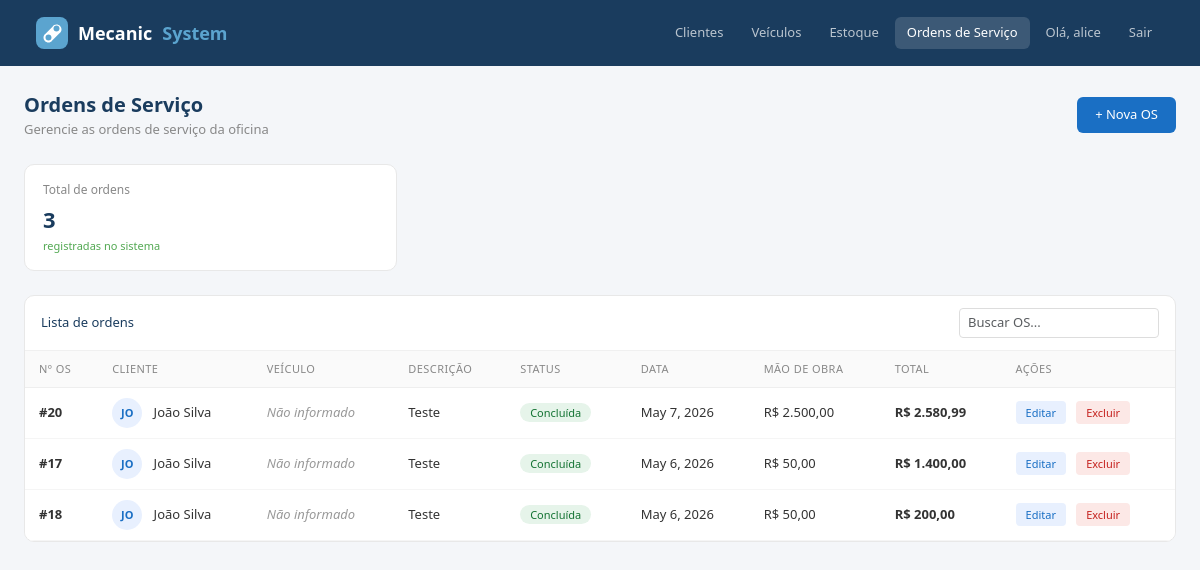
The app's page /ordens/ (signed in), older data.
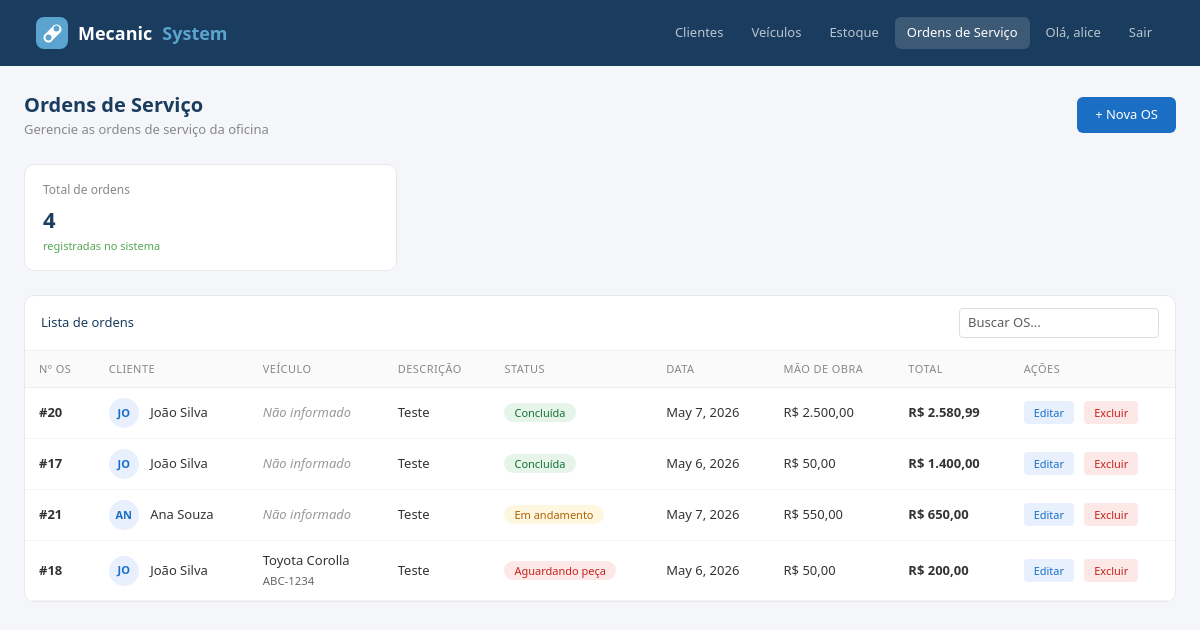
The same page, newer data.
### ordens/models.py (models this page shows, shortened)
class OrdemServico(models.Model):
    STATUS_CHOICES = [
        ('aberta', 'Aberta'),
        ('em_andamento', 'Em andamento'),
        ('aguardando_peca', 'Aguardando peça'),
        ('concluida', 'Concluída'),
    ]
    cliente = models.ForeignKey(Cliente, on_delete=models.CASCADE)
    veiculo = models.ForeignKey(Veiculo, on_delete=models.SET_NULL, null=True, blank=True)
    data = models.DateField(auto_now_add=True)
    data_conclusao = models.DateField(null=True, blank=True)
    descricao = models.TextField()
    status = models.CharField(max_length=20, choices=STATUS_CHOICES, default='aberta')
    mao_de_obra = models.DecimalField(max_digits=10, decimal_places=2, default=0)
    valor_total = models.DecimalField(max_digits=10, decimal_places=2, default=0)

### clientes/models.py (models this page shows, shortened)
class Cliente(models.Model):
    nome = models.CharField(max_length=100)
    telefone = models.CharField(max_length=20, blank=True)
    email = models.EmailField(blank=True)

class Veiculo(models.Model):
    cliente = models.ForeignKey(Cliente, on_delete=models.CASCADE, related_name='veiculos')
    placa = models.CharField(max_length=10)
    modelo = models.CharField(max_length=100)
    marca = models.CharField(max_length=100)
    ano = models.IntegerField()
    cor = models.CharField(max_length=50, blank=True)
    quilometragem = models.IntegerField(default=0)

### ordens/views.py (the view)
# urls.py: path('', views.listar_ordens, name='listar_ordens'),
def listar_ordens(request):
    ordens = OrdemServico.objects.order_by('-valor_total')
    return render(request, 'ordens/listar.html', {'ordens': ordens})

### core/templatetags/core_filters.py (called while the page is built)
@register.filter
def br_format(value):
    if value is None or value == '':
        return "0,00"
    try:
        if isinstance(value, str):
            value = float(value.replace(',', '.'))
        locale.setlocale(locale.LC_ALL, 'pt_BR.UTF-8')
        return locale.currency(value, grouping=True, symbol=False).strip()
    except (ValueError, locale.Error):
        try:
            num = float(value)
            return f"{num:,.2f}".replace(',', 'X').replace('.', ',').replace('X', '.')
        except:
            return str(value)

### ordens/templates/ordens/listar.html (shortened to what this page needs)
{% extends "base.html" %}
{% load core_filters %}
{% block nav_ordens %}active{% endblock %}
{% block conteudo %}
<div class="d-flex justify-content-between align-items-center mb-4">
  <div>
    <div class="page-title">Ordens de Serviço</div>
    <div class="page-sub">Gerencie as ordens de serviço da oficina</div>
  </div>
  <a href="/ordens/adicionar/" class="btn-novo">+ Nova OS</a>
</div>
<div class="row g-3 mb-4">
  <div class="col-md-4">
    <div class="stat-card">
      <div class="label">Total de ordens</div>
      <div class="value">{{ ordens|length }}</div>
      <div class="sub">registradas no sistema</div>
    </div>
  </div>
</div>
<div class="card-table">
  <div class="card-top">
    <span style="font-size:13px;font-weight:500;color:#1a3c5e">Lista de ordens</span>
    <input type="text" placeholder="Buscar OS..." class="form-control form-control-sm" style="width:200px" id="busca" onkeyup="filtrar()">
  </div>
  <table class="table mb-0" id="tabela">
    <thead>
      <tr>
        <th>Nº OS</th>
        <th>Cliente</th>
        <th>Veículo</th>
        <th>Descrição</th>
        <th>Status</th>
        <th>Data</th>
        <th>Mão de obra</th>
        <th>Total</th>
        <th>Ações</th>
      </tr>
    </thead>
    <tbody>
      {% for ordem in ordens %}
      <tr>
        <td><strong>#{{ ordem.id }}</strong></td>
        <td>
          <span class="avatar-circle">{{ ordem.cliente.nome|slice:":2"|upper }}</span>
          {{ ordem.cliente.nome }}
        </td>
        <td>
          {% if ordem.veiculo %}
            {{ ordem.veiculo.marca }} {{ ordem.veiculo.modelo }}<br>
            <small style="color:#666">{{ ordem.veiculo.placa }}</small>
          {% else %}
            <span style="color:#999;font-style:italic">Não informado</span>
          {% endif %}
        </td>
        <td>{{ ordem.descricao|truncatechars:40 }}</td>
        <td>
          {% if ordem.status == 'concluida' %}
            <span style="background:#e6f4ea;color:#137333;padding:2px 10px;border-radius:99px;font-size:11px;font-weight:500">Concluída</span>
          {% elif ordem.status == 'em_andamento' %}
            <span style="background:#fef7e0;color:#b06000;padding:2px 10px;border-radius:99px;font-size:11px;font-weight:500">Em andamento</span>
          {% elif ordem.status == 'aguardando_peca' %}
            <span style="background:#fce8e6;color:#c5221f;padding:2px 10px;border-radius:99px;font-size:11px;font-weight:500">Aguardando peça</span>
          {% else %}
            <span style="background:#e8f0fe;color:#1a6fc4;padding:2px 10px;border-radius:99px;font-size:11px;font-weight:500">Aberta</span>
          {% endif %}
        </td>
        <td>{{ ordem.data }}</td>
        <td>R$ {{ ordem.mao_de_obra|br_format }}</td>
        <td><strong>R$ {{ ordem.valor_total|br_format }}</strong></td>
        <td>
          <a href="/ordens/editar/{{ ordem.id }}/" class="btn-edit">Editar</a>
          <a href="/ordens/excluir/{{ ordem.id }}/" class="btn-del" style="text-decoration:none;padding:4px 10px;font-size:11px">Excluir</a>
        </td>
      </tr>
      {% endfor %}
    </tbody>
  </table>
</div>
{% endblock %}

### templates/base.html (shortened to what this page needs)
<!DOCTYPE html>
<html lang="pt-br">
<head>
  <link href="https://cdn.jsdelivr.net/npm/bootstrap@5.3.0/dist/css/bootstrap.min.css" rel="stylesheet">
</head>
<body>
  <nav class="navbar navbar-expand-lg navbar-mecasystem">
    <div class="container-fluid">
      <a class="navbar-brand" href="/" style="display:flex;align-items:center;gap:10px">
  Mecanic<span>System</span>
</a>
      <div class="collapse navbar-collapse">
        <ul class="navbar-nav ms-auto gap-1">
          {% if user.is_authenticated %}
            <li class="nav-item"><a class="nav-link {% block nav_clientes %}{% endblock %}" href="/clientes/">Clientes</a></li>
            <li class="nav-item"><a class="nav-link {% block nav_veiculos %}{% endblock %}" href="{% url 'listar_veiculos' %}">Veículos</a></li>
            <li class="nav-item"><a class="nav-link {% block nav_estoque %}{% endblock %}" href="/estoque/">Estoque</a></li>
            <li class="nav-item"><a class="nav-link {% block nav_ordens %}{% endblock %}" href="/ordens/">Ordens de Serviço</a></li>
            <li class="nav-item"><a class="nav-link" href="#">Olá, {{ user.username }}</a></li>
            <li class="nav-item">
              <form method="post" action="{% url 'logout' %}" style="display:inline; margin:0;">
                <button type="submit" class="nav-link" style="background:none; border:none; padding:6px 12px; color: rgba(255,255,255,0.7); cursor:pointer;">Sair</button>
              </form>
            </li>
          {% else %}
            <li class="nav-item"><a class="nav-link" href="{% url 'login' %}">Login</a></li>
            <li class="nav-item"><a class="nav-link" href="{% url 'registrar' %}">Registrar</a></li>
          {% endif %}
        </ul>
      </div>
    </div>
  </nav>
  <div class="container-fluid px-4 py-4">
    {% block conteudo %}{% endblock %}
  </div>
</body>
</html>

### templates/base.html (style rules this page uses)
body { background: #f4f6f9; }
.navbar-mecasystem { background: #1a3c5e; padding: 12px 24px; }
.navbar-mecasystem .navbar-brand { color: #fff; font-weight: 600; font-size: 18px; }
.navbar-mecasystem .navbar-brand span { color: #5ba4cf; }
.navbar-mecasystem .nav-link { color: rgba(255,255,255,0.7) !important; font-size: 13px; padding: 6px 12px !important; border-radius: 6px; }
.navbar-mecasystem .nav-link:hover, .navbar-mecasystem .nav-link.active { background: rgba(255,255,255,0.15); color: #fff !important; }
.page-title { font-size: 20px; font-weight: 600; color: #1a3c5e; }
.page-sub { font-size: 13px; color: #888; }
.stat-card { background: #fff; border-radius: 10px; padding: 16px 18px; border: 1px solid #e8e8e8; }
.stat-card .label { font-size: 12px; color: #888; margin-bottom: 4px; }
.stat-card .value { font-size: 22px; font-weight: 600; color: #1a3c5e; }
.stat-card .sub { font-size: 11px; color: #52a852; margin-top: 2px; }
.card-table { background: #fff; border-radius: 10px; border: 1px solid #e8e8e8; overflow: hidden; }
.card-table .card-top { padding: 12px 16px; border-bottom: 1px solid #f0f0f0; display: flex; align-items: center; justify-content: space-between; }
.table th { font-size: 11px; color: #888; text-transform: uppercase; letter-spacing: 0.04em; font-weight: 500; background: #fafafa; border-bottom: 1px solid #eee !important; padding: 10px 14px; }
.table td { font-size: 13px; padding: 10px 14px; vertical-align: middle; border-bottom: 1px solid #f5f5f5; color: #333; }
.avatar-circle { width: 30px; height: 30px; border-radius: 50%; background: #e8f0fe; display: inline-flex; align-items: center; justify-content: center; font-size: 11px; font-weight: 600; color: #1a6fc4; margin-right: 8px; }
.btn-novo { background: #1a6fc4; color: #fff; border: none; padding: 8px 18px; border-radius: 6px; font-size: 13px; font-weight: 500; text-decoration: none; }
.btn-edit { background: #e8f0fe; color: #1a6fc4; border: none; padding: 4px 10px; border-radius: 4px; font-size: 11px; font-weight: 500; text-decoration: none; }
.btn-del { background: #fce8e6; color: #c5221f; border: none; padding: 4px 10px; border-radius: 4px; font-size: 11px; font-weight: 500; cursor: pointer; }
.form-control { font-size: 13px; border-color: #ddd; }

Row changes from the older to the newer data that the page shows:
added OrdemServico: id "21", cliente.nome "AN", cliente.nome "Ana Souza", shows "Não informado", descricao "Teste", status "Em andamento", data "May 7, 2026", mao_de_obra|br_format "550,00", valor_total|br_format "650,00"
changed OrdemServico id 18: veiculo.marca (not shown) → "Toyota"; veiculo.modelo (not shown) → "Corolla"; veiculo.placa (not shown) → "ABC-1234"; status "Concluída" → "Aguardando peça"; no longer shows "Não informado"
Text that changed along with them:
{{ ordens|length }}: "3" → "4"
